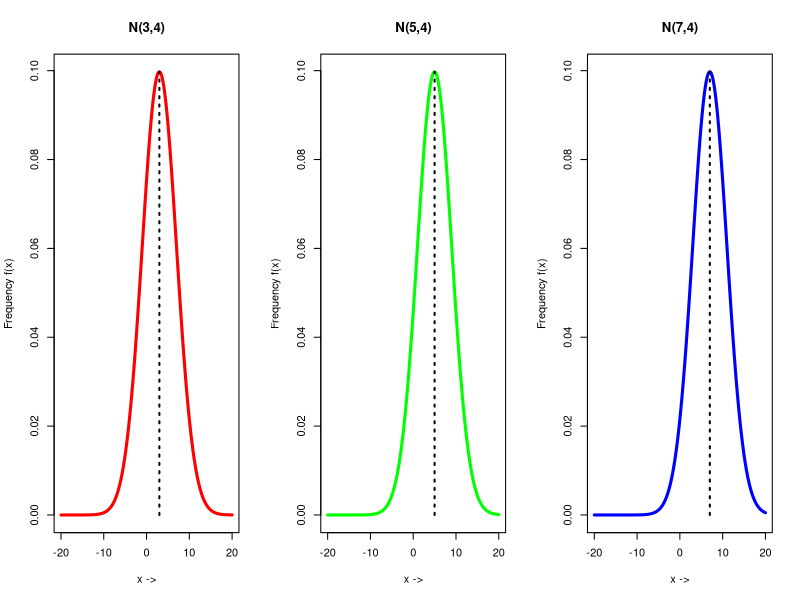
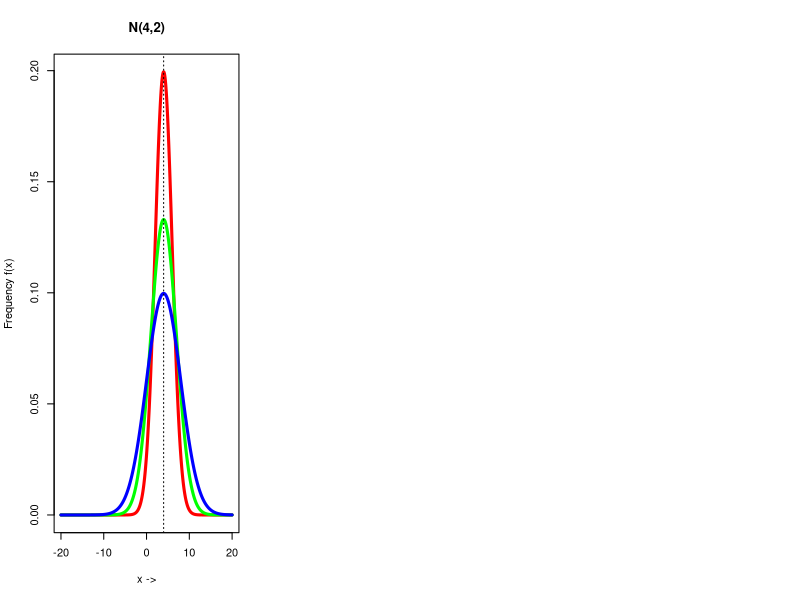
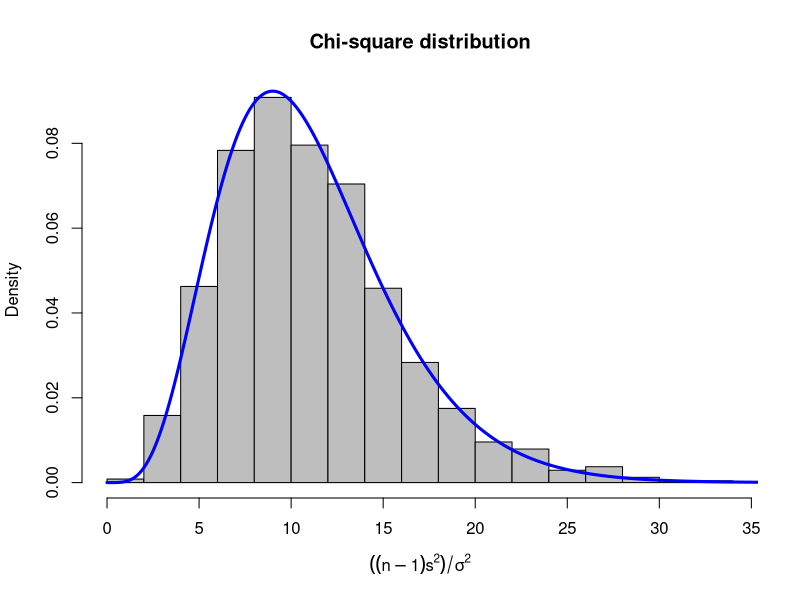
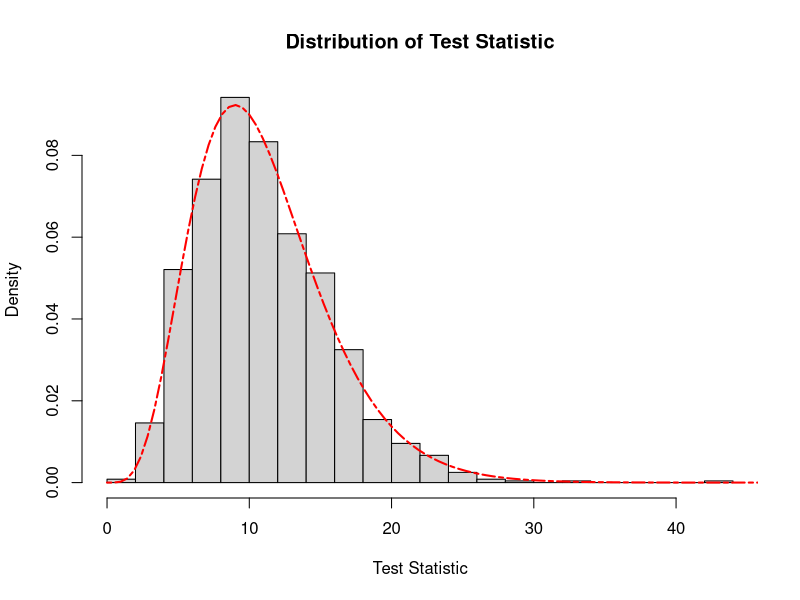
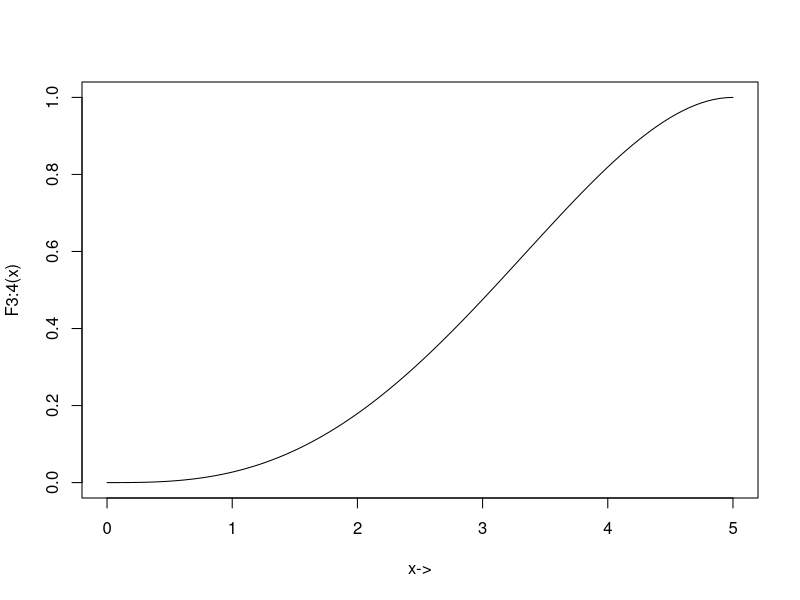

Write the R code that produced these figures, in order.
## ---- chunk 1
set.seed(21)
par(mfrow = c(1, 3))
mu <- c(3, 5, 7)
sigma.2 <- c(16, 16, 16)
sigma <- sqrt(sigma.2)
colors <- c("red", "green", "blue")
labels <- paste0("N(", mu, ",", sigma, ")")
x <- seq(-20, 20, 0.01)

for(i in 1:length(mu)) {
  fx <- dnorm(x, mean = mu[i], sd = sigma[i])
  plot(x, fx, type="l", col = colors[i], lwd=3,
      main = labels[i], xlab = "x ->", 
      ylab = "Frequency f(x)")
  
  segments(x0 = mu[i], y0 = 0, x1 = mu[i], y1 = max(fx), lwd = 2, lty=3)
}
## ---- chunk 2
set.seed(2112)
mu <- c(4, 4, 4)
sigma.2 <- c(4, 9, 16)
sigma <- sqrt(sigma.2)
colors <- c("red", "green", "blue")
labels <- paste0("N(", mu, ",", sigma, ")")
x <- seq(-20, 20, 0.01)

for(i in 1:length(mu)) {
  fx <- dnorm(x, mean = mu[i], sd = sigma[i])
  if(i == 1) {
    plot(x, fx, type="l", col = colors[i], lwd=3,
        main = labels[i], xlab = "x ->", 
        ylab = "Frequency f(x)")
  } else {
    lines(x, fx, lwd=3, col=colors[i])
  }
}
abline(v=mu[1], lty=3) 

## ---- chunk 3
set.seed(221)
par(mfrow=c(1, 1))
n = 12
mu = 4
sigma = sqrt(9)
it = 1200

xvar = array()
for(i in 1:it) {
  x = rnorm(n, mu, sigma)
  xvar[i] = var(x)  
}
# xvar -> list of variances

x = ((n-1)*xvar)/sigma^2
hist(x, breaks = 15, freq = F, col = "gray", xlab = expression(((n-1)*s^2)/sigma^2), main="Chi-square distribution")

x.2 = seq(0,120, 0.01)
chisq.pdf = dchisq(x.2, df=n-1)
lines(x.2, chisq.pdf, col="blue", lwd=3)
## ---- chunk 4
set.seed(11)
#Generate 1200 random sample of size 12
n = 12
mu = 2
sigma = sqrt(9)

samples <- replicate(1200, rnorm(n, mean = mu, sd = sigma))
# samples

# apply(samples, 2, var)

#Calculate the test statistic for each sample
test_statistic <- (n-1)*(apply(samples, 2, var)/sigma^2)


hist(test_statistic, breaks = 25, probability= TRUE,
     main = "Distribution of Test Statistic",
     xlab="Test Statistic",
     ylab="Density")

# Plot the chi-square distribution with (n-1) degrees of freedom 
x <- seq(0, max(test_statistic)+5, length.out = 100)
lines(x, dchisq(x, df=n-1), col="red", lwd=2, lty=6)

#dchisq(x, df=n-1)
## ---- chunk 5
cdf_uniform <- function(x, a, b) {
  ifelse(x < 0, 0, ifelse(x > 5, 1, (x-a)/(b-a)))
}

Fr_n_eqn <- function(x, r, n) {
  sum_eqn <- ""
  for(j in r:n) {
    term <- paste0("(", n, "C", j, ")", "F(x)^", j, "[1-F(x)]^(",n, "-", j, ")")
    if(j < n) {
      sum_eqn = paste0(sum_eqn, term, "+")
    } else {
      sum_eqn = paste0(sum_eqn, term)
    }
  }
  return(sum_eqn)
}

Fr_n_value <- function(x, r, n, a, b) {
  cdf_x = cdf_uniform(x, a, b)
  sum_value = 0
  
  for(j in r:n) {
    sum_value = sum_value + choose(n, j)*(cdf_x^j)*(1-cdf_x)^(n-j)
  }
  return(sum_value)
}


# Results

r <- 3
n <- 4
a <- 0
b <- 5
x <- seq(a, b, length.out=100)

Fr_n_equation <- Fr_n_eqn(x, r, n)
Fr_n_values <- Fr_n_value(x, r, n, a, b)



cat("The distribution function F", r, ":", n, "(x) is given by :\n", Fr_n_equation)

plot(x, Fr_n_values, type="l", xlab = "x->", ylab = paste0("F", r, ":", n, "(x)"))

# P(x_3:4 > 2)
x_threshold <- 2
p_x3_gt_x <- 1 - Fr_n_value(x_threshold, r, n, a, b)
p_x3_gt_x
## ---- chunk 6
cdf_dis = function(x, a, b) {
  ifelse(x < a, 0, ifelse(x > b, 1, x / 10))
}

# cdf
fr_n = function(x, a, b) {
  cdf_x = cdf_dis(x, a, b)
  pdf_x = 0.1
  
  numerator <- factorial(n) / (factorial(r-1)*factorial(n-r))
    prob_dist <- numerator * cdf_x^(r-1) * (1 - cdf_x)^(n-r)*pdf_x
    prob_dist
}

a = 0
b = 10
r = 5
n = 7
